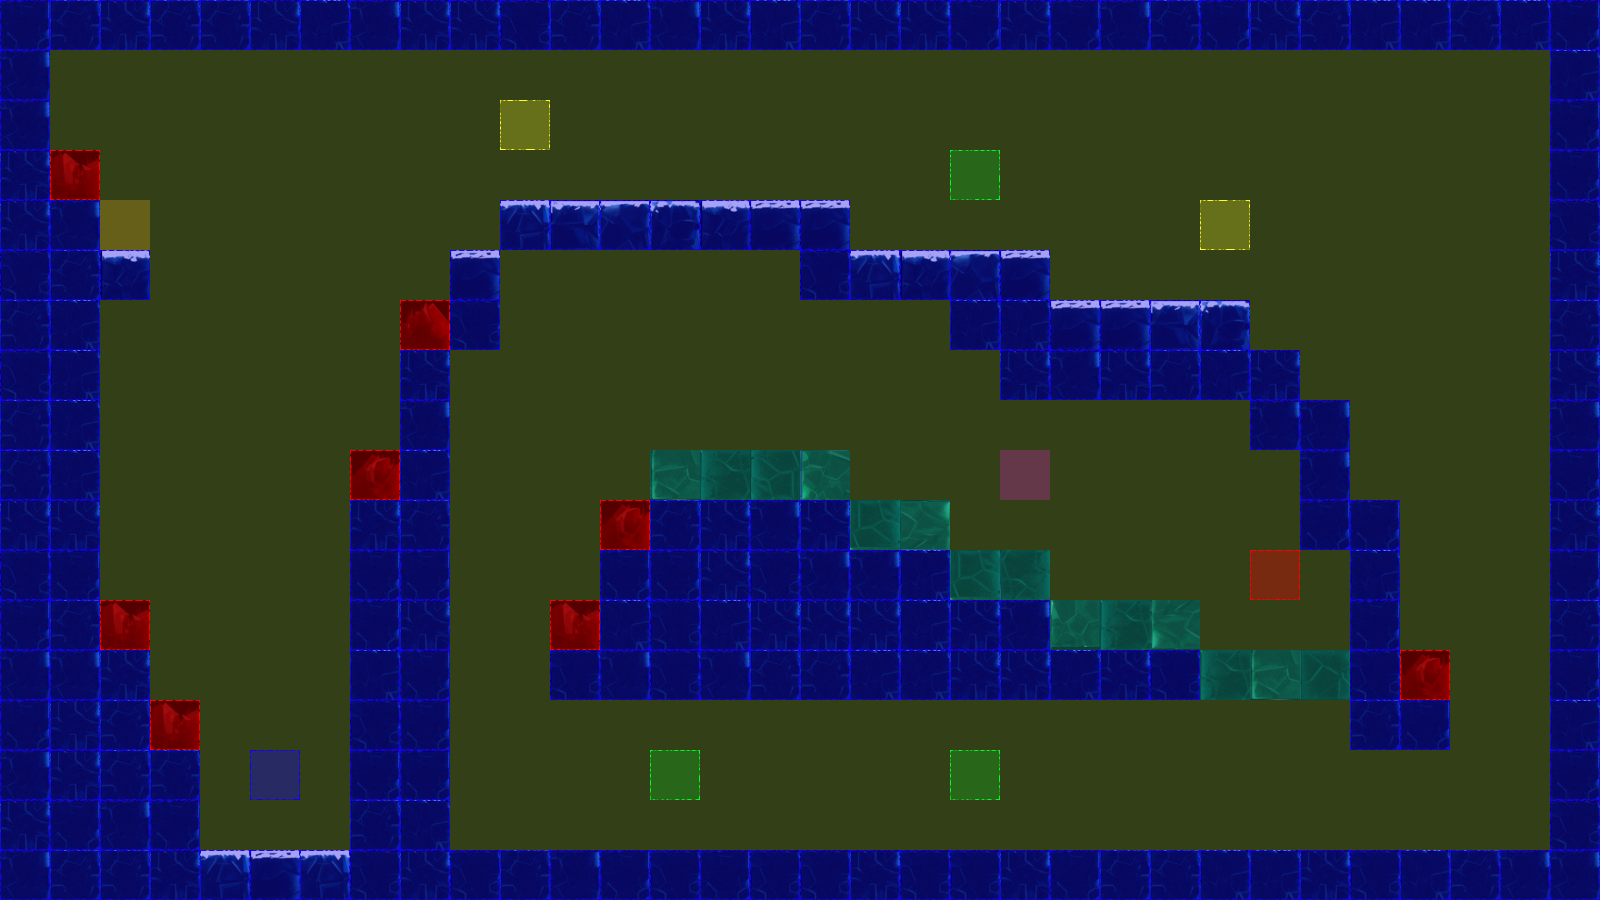

Below is a game level as drawn by its tile map, then a one-line description and the .tmx that defines it (tile-layer data replaced by summaries):
An orthogonal 32x18 tile map with 50x50 px tiles, 3 tile layers (terrain, collision, event), 2 tilesets.

<map version="1.0" orientation="orthogonal" renderorder="left-up" width="32" height="18" tilewidth="50" tileheight="50" nextobjectid="3">
 <tileset firstgid="1" name="frozenPlainsTile" tilewidth="50" tileheight="50" tilecount="50" columns="10">
  <image source="tiles/iceTile.png" width="500" height="251" />
 </tileset>
 <tileset firstgid="51" name="collisionTile" tilewidth="50" tileheight="50" tilecount="12" columns="3">
  <image source="tiles/collisionTile.png" width="150" height="200" />
 </tileset>
 <layer name="terrain" width="32" height="18">
  <data>[576 cells, 224 non-empty, 25 distinct tile ids]</data>
 </layer>
 <layer name="collision" width="32" height="18">
  <data>[576 cells, 576 non-empty, 4 distinct tile ids]</data>
 </layer>
 <layer name="event" width="32" height="18">
  <data>[576 cells, 9 non-empty, 6 distinct tile ids]</data>
 </layer>
</map>
